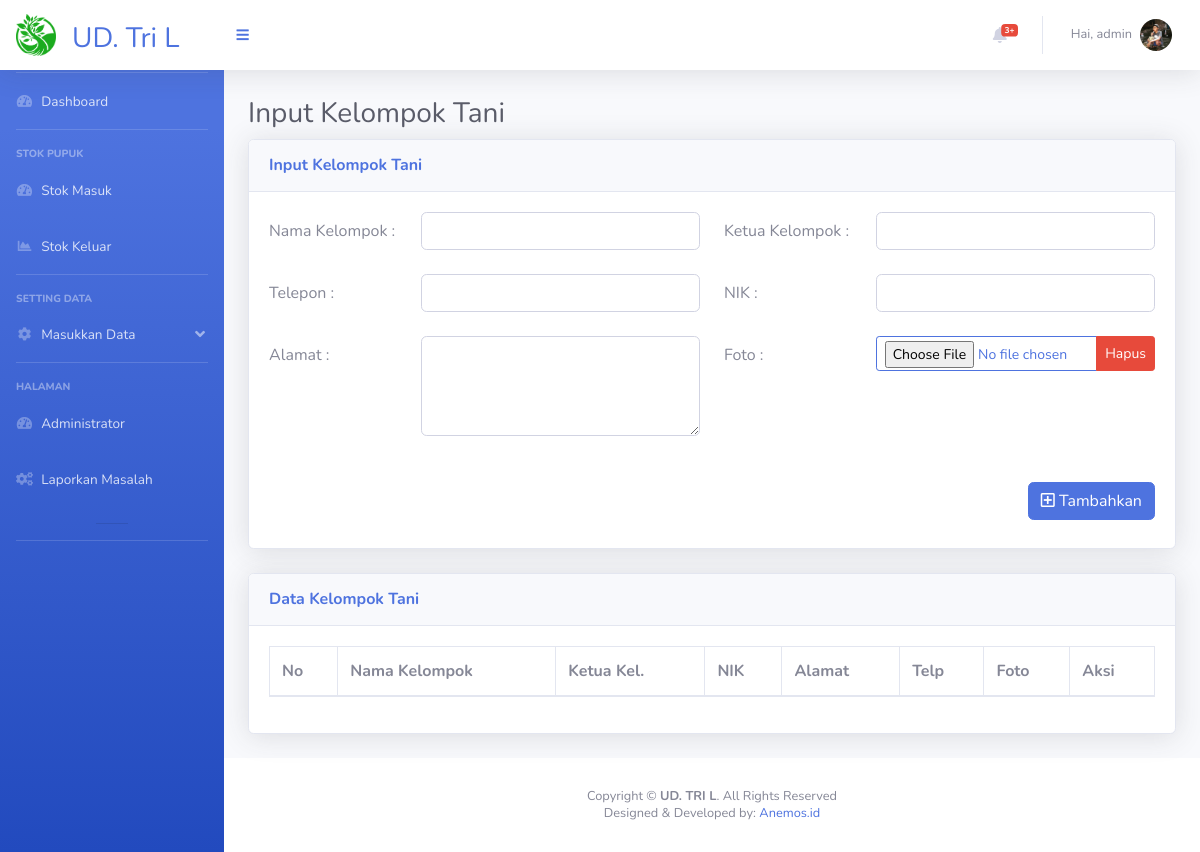
/page_kel_tani.php (signed in), run on an earlier commit of the app's database.
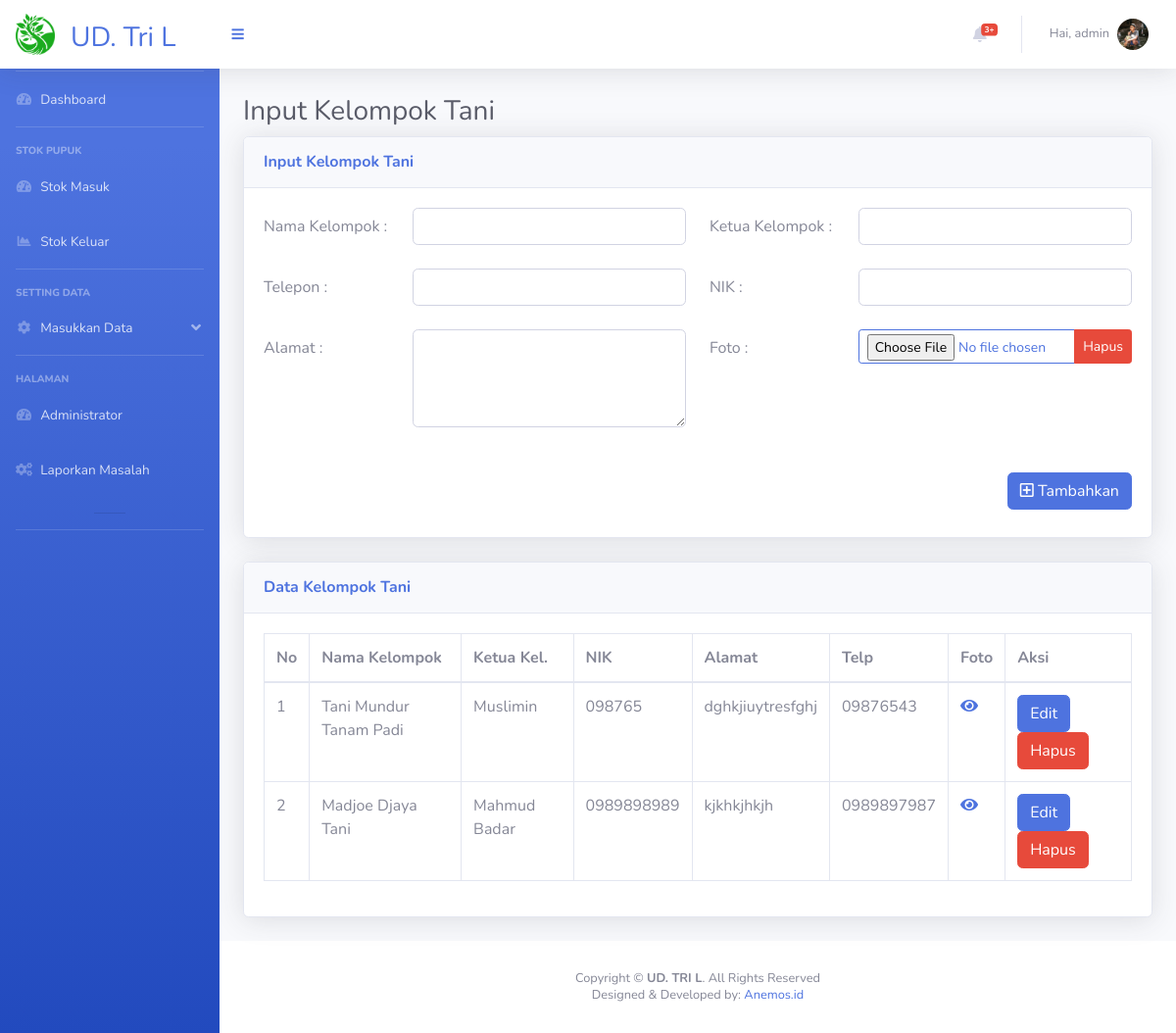
And on a later commit of the database.
### tables this page shows
CREATE TABLE `data_kel_tani` (
  `ID_KT` int(50) NOT NULL,
  `NIK` varchar(50) DEFAULT NULL,
  `Nama_Kel` varchar(100) DEFAULT NULL,
  `Nama_Ketua` varchar(50) DEFAULT NULL,
  `Alamat` varchar(100) DEFAULT NULL,
  `Telp` varchar(50) DEFAULT NULL,
  `Foto` varchar(50) DEFAULT NULL
);

### page_kel_tani.php (the view, shortened to what this page needs)
<?php
include "connection.php";
if (isset($_SESSION['login'])) {
    ?>
<!DOCTYPE html>
<html lang="en">
<head>
    <link href="vendor/fontawesome-free/css/all.min.css" rel="stylesheet" type="text/css">
    <link href="css/sb-admin-2.min.css" rel="stylesheet">
    <link href="vendor/datatables/dataTables.bootstrap4.min.css" rel="stylesheet">
</head>
<body id="page-top">
    <div id="wrapper">
        <?php include "segment/sidebar.php";?>
        <div id="content-wrapper" class="d-flex flex-column">
            <div id="content">
                <?php include "segment/header.php";?>
                <div class="container-fluid">
                    <div class="d-sm-flex align-items-center justify-content-between ">
                        <h1 id="hu" class="h3 pp text-gray-800">Input Kelompok Tani</h1>
                    </div>
                    <div class="row">
                        <div class="col-xl-12 col-lg-12">
                            <div class="card shadow mb-4">
                                <div
                                    class="card-header py-3 d-flex flex-row align-items-center justify-content-between">
                                    <h6 class="m-0 font-weight-bold text-primary">Input Kelompok Tani</h6>
                                </div>
                                <div class="card-body">
                                    <form method="POST" action="addKelompok.php" enctype="multipart/form-data">
                                        <div class="row mb-2">
                                            <label for="namakel" class="col-sm-2 col-form-label"> Nama Kelompok :
                                            </label>
                                            <div class="col-sm-4">
                                                <input type="text" class="form-control" id="namakel" name="namakel"
                                                    required>
                                            </div>
                                            <label for="ketuakel" class="col-sm-2 col-form-label"> Ketua Kelompok :
                                            </label>
                                            <div class="col-sm-4">
                                                <input type="text" class="form-control" id="ketuakel" name="ketuakel"
                                                    required>
                                            </div>
                                        </div>
                                        <div class="row mb-2">
                                            <label for="telp" class="col-sm-2 col-form-label"> Telepon : </label>
                                            <div class="col-sm-4">
                                                <input type="number" class="form-control" id="telp" name="telp"
                                                    required>
                                            </div>
                                            <label for="nik" class="col-sm-2 col-form-label"> NIK : </label>
                                            <div class="col-sm-4">
                                                <input type="number" class="form-control" id="nik" name="nik" required>
                                            </div>
                                        </div>
                                        <div class="row mb-2">
                                            <label for="alamat" class="col-sm-2 col-form-label"> Alamat : </label>
                                            <div class="col-sm-4">
                                                <textarea class="form-control" style="height: 100px" id="alamat"
                                                    name="alamat" required></textarea>
                                            </div>
                                            <label class="col-sm-2 col-form-label"> Foto : </label>
                                            <div class="col-sm-4">
                                                <div class="input-group mb-3">
                                                    <input type="file" id="pics" name="pics"
                                                        class="form-control btn btn-outline-primary btn-sm "
                                                        onchange="PreviewImage();">
                                                    <div class="input-group-append">
                                                        <button class="btn btn-danger btn-sm" type="button"
                                                            id="button-addon2" onclick="hapus();">Hapus </button>
                                                    </div>
                                                </div>
                                            </div>
                                        </div>
                                        <div class="row mb-2">
                                            <label class="col-sm-8 col-form-label"></label>
                                            <div class="col-sm-2">
                                            </div>
                                        </div>
                                        <div class="row mb-2">
                                            <label class="col-sm-2 col-form-label"></label>
                                            <div class="col-sm-4">
                                            </div>
                                            <label class="col-sm-2 col-form-label"> </label>
                                            <div class="col-sm-4">
                                                <div class="float-right">
                                                    <button type="submit" class="btn btn-primary" name="tambah"><i
                                                            class="far fa-plus-square"></i> Tambahkan </button>
                                                </div>
                                            </div>
                                        </div>
                                    </form>
                                </div>
                            </div>
                        </div>
                        <div class="col-xl-12 col-lg-10">
                            <div class="card shadow mb-4">
                                <div
                                    class="card-header py-3 d-flex flex-row align-items-center justify-content-between">
                                    <h6 class="m-0 font-weight-bold text-primary">Data Kelompok Tani</h6>
                                </div>
                                <div class="card-body">
                                    <div class="table-responsive">
                                        <table class="table table-bordered" id="dataTable" width="100%" cellspacing="0">
                                            <thead>
                                                <tr>
                                                    <th scope="col">No</th>
                                                    <th scope="col">Nama Kelompok</th>
                                                    <th scope="col">Ketua Kel.</th>
                                                    <th scope="col">NIK</th>
                                                    <th scope="col">Alamat</th>
                                                    <th scope="col">Telp</th>
                                                    <th scope="col">Foto</th>
                                                    <th scope="col">Aksi</th>
                                                </tr>
                                            </thead>
                                            <tbody>
                                                <?php
$no = 1;
    $data = mysqli_query($conn, "SELECT * FROM data_kel_tani ORDER BY ID_KT DESC");
    foreach ($data as $all) {
        echo ('<tr><td>' . $no . '</td>');
        echo ('<td>' . $all['NIK'] . '</td>');
        echo ('<td>' . $all['Nama_Kel'] . '</td>');
        echo ('<td>' . $all['Nama_Ketua'] . '</td>');
        echo ('<td>' . $all['Alamat'] . '</td>');
        echo ('<td>' . $all['Telp'] . '</td>');
        echo ('<td><a href="" data-toggle="modal" data-target="#viewFoto');
        echo ($all['ID_KT'] . '"><i class="fas fa-eye"></i></a></td>');
        echo ('<td><a href="" class="btn btn-primary" data-toggle="modal" data-target="#modalSubscriptionForm');
        echo ($all['ID_KT'] . '">Edit</a> <a href="" class="btn btn-danger" data-toggle="modal" data-target="#exampleModalCenter');
        echo ($all['ID_KT'] . '">Hapus</a></td></tr>');
        $no++;
        ?></tr>
                                                <?php }?>
                                            </tbody>
                                        </table>
                                    </div>
                                </div>
                            </div>
                        </div>
                    </div>
                </div>
            </div>
            <?php include "segment/footer.php";?>
        </div>
    </div>
</body>
</html>
<?php } else {
    header("Location: login.php");
    exit();
}?>

### segment/sidebar.php (shortened to what this page needs)
<ul class="navbar-nav bg-gradient-primary sidebar sidebar-dark accordion mt-5 " id="accordionSidebar">
    <hr class="sidebar-divider my-0 mt-4">
    <li <?php if($_GET['m']==1 && $_GET['n']==1){echo "class='nav-item active'";}else{echo "class='nav-item'";} ?>>
        <a class="nav-link" href="index.php?m=1&n=1">
            <i class="fas fa-fw fa-tachometer-alt"></i>
            <span>Dashboard</span></a>
        <hr class=" sidebar-divider">
        <div class="sidebar-heading">
            Stok Pupuk
        </div>
    <li <?php if($_GET['m']==2 && $_GET['n']==1){echo "class='nav-item active'";}else{echo "class='nav-item'";} ?>>
        <a class="nav-link" href="page_stok_masuk.php?m=2&n=1">
            <i class=" fas fa-fw fa-tachometer-alt"></i>
            <span>Stok Masuk</span></a>
    </li>
    <li <?php if($_GET['m']==3 && $_GET['n']==1){echo "class='nav-item active'";}else{echo "class='nav-item'";} ?>>
        <a class="nav-link" href="page_stok_keluar.php?m=3&n=1">
            <i class="fas fa-fw fa-chart-area"></i>
            <span>Stok Keluar</span></a>
    </li>
    <hr class="sidebar-divider">
    <div class="sidebar-heading">
        Setting Data
    </div>
    <li <?php if($_GET['m']==4){echo "class='nav-item active'";}else{echo "class='nav-item'";} ?>>
        <a class='nav-link' href="#" data-toggle="collapse" data-target="#settingPage" aria-expanded="true"
            aria-controls="settingPage">
            <i class="fas fa-fw fa-cog"></i>
            <span>Masukkan Data</span>
        </a>
    </li>
    <hr class=" sidebar-divider">
    <div class="sidebar-heading">
        Halaman
    </div>
    <li <?php if($_GET['m']==5 && $_GET['n']==5){echo "class='nav-item active'";}else{echo "class='nav-item'";} ?>>
        <a class="nav-link" href="page_administrator.php?m=5&n=5">
            <i class="fas fa-fw fa-tachometer-alt"></i>
            <span>Administrator</span></a>
    </li>
    <li <?php if($_GET['m']==7 && $_GET['n']==7){echo "class='nav-item active'";}else{echo "class='nav-item'";} ?>>
        <a class="nav-link" href="page_lap_masalah.php?m=7&n=7">
            <i class="fas fa-cogs fa-sm fa-fw"></i>
            <span>Laporkan Masalah</span></a>
    </li>
    <hr class="sidebar-heading">
    <hr class="sidebar-divider d-none d-md-block">
</ul>

### segment/header.php (shortened to what this page needs)
<nav class="navbar navbar-expand navbar-light bg-white topbar  fixed-top shadow">
    <a class="sidebar-brand d-flex align-items-center justify-content-center" href="index.php">
        <div class="">
            <img style="width:40px" src="img/logo1.png">
        </div>
        <div class="font-weight-bold mt-3 mx-3 mr-5">
            <h3><?php echo ($_SESSION['per']); ?> </h3>
        </div>
    </a>
    <button class="btn btn-link btn-sm order-1 order-lg-0 me-4 me-lg-0" id="sidebarToggle" href="#!"><i
            class="fas fa-bars"></i></button>
    <ul class="navbar-nav ml-auto">
        <li class="nav-item dropdown no-arrow mx-1">
            <a class="nav-link dropdown-toggle" href="#" id="alertsDropdown" role="button" data-toggle="dropdown"
                aria-haspopup="true" aria-expanded="false">
                <i class="fas fa-bell fa-fw"></i>
                <span class="badge badge-danger badge-counter">3+</span>
            </a>
        </li>
        <li class="nav-item dropdown no-arrow">
            <a class="nav-link dropdown-toggle" href="#" id="userDropdown" role="button" data-toggle="dropdown"
                aria-haspopup="true" aria-expanded="false">
                <span
                    class="mr-2 d-none d-lg-inline text-gray-600 small"><?php echo ("Hai, " . $_SESSION['nama']); ?></span>
                <?php $foto = $_SESSION['foto'];?>
                <img class='img-profile rounded-circle' src='img/<?php echo $foto; ?>'>
            </a>
        </li>
    </ul>
</nav>

### segment/footer.php (shortened to what this page needs)
<footer class="sticky-footer bg-white">
    <div class="container my-auto">
        <div class="copyright text-center my-auto">
            <span>Copyright &copy; <strong>UD. TRI L</strong>. All Rights Reserved</span>
        </div>
        <div class="copyright text-center mt-1">
            <span>Designed & Developed by: <a href="https://anemos.id/">Anemos.id</a></span>
        </div>
    </div>
</footer>

What changed in the data, as far as the page shows it:
added data_kel_tani: NIK "Tani Mundur Tanam Padi", Nama_Kel "Muslimin", Nama_Ketua "098765", Alamat "dghkjiuytresfghj", Telp "09876543"
added data_kel_tani: NIK "Madjoe Djaya Tani", Nama_Kel "Mahmud Badar", Nama_Ketua "0989898989", Alamat "kjkhkjhkjh", Telp "0989897987"
